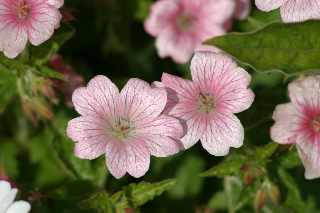
#> input picture MSRC_ObjCategImageDatabase_v2/Images/10_12_s.bmp, 320 x 213 px, found by its file name; its folder holds only this picture in this run
$ python cvpr_computedescriptors.py
#> lines starting #> are read from the running program, lines starting #| are printed output that depends on the picture
import os
import cv2.xfeatures2d
import numpy as np
import cv2
from scipy.ndimage import convolve
import scipy.io as sio
import matplotlib.pyplot as plt
from sklearn.cluster import KMeans
from sklearn.neighbors import NearestNeighbors

DATASET_FOLDER = 'MSRC_ObjCategImageDatabase_v2'
OUT_FOLDER = 'descriptors'
OUT_SUBFOLDER = 'edgehisto_10'  # 'globalRGBhisto', 'edgehisto', 'BagofVisualWords'

descriptor = 'EdgeOrientationHistogram'  # 'GlobalColourHistogram', 'EdgeOrientationHistogram', 'BoVW'
level_quntization = 10  # colour 3(27), 4(64), 5(125)
                       # edge 10, 20, 60
num_clusters = 50


def extract_sift_features(image):
    # Create the SIFT object
    sift = cv2.SIFT_create()

    # Compute the keypoints and descriptors
    keypoints, descriptors = sift.detectAndCompute(image, None)

    return keypoints, descriptors

def create_codebook(descriptors, num_clusters):
    # Create the KMeans object
    kmeans = KMeans(n_clusters=num_clusters, random_state=0)
    kmeans.fit(descriptors)

    # Get the codebook
    codebook = kmeans.cluster_centers_

    return codebook

def compute_histogram(descriptors, codebook):
    # Assign each descriptor to the nearest cluster center with the NearestNeighbors class
    nn = NearestNeighbors(n_neighbors=1)
    nn.fit(codebook)
    distances, indices = nn.kneighbors(descriptors)

    # Compute the histogram
    labels = indices.flatten()
    histogram, _ = np.histogram(labels, bins=np.arange(codebook.shape[0] + 1))

    return histogram

def extractDescriptor(img, descriptor, Q=level_quntization):
#> called with descriptor = 'EdgeOrientationHistogram', Q = 10
    if descriptor == 'GlobalColourHistogram':
        # Split the image into RGB channels and reshape each to a flat array
        R, G, B = img[:, :, 0].ravel(), img[:, :, 1].ravel(), img[:, :, 2].ravel()

        # Quantize the RGB values and create histogram bins
        R_index = np.floor(R * Q).astype(int)
        G_index = np.floor(G * Q).astype(int)
        B_index = np.floor(B * Q).astype(int)

        # Create a unique bin index for each quantized RGB triplet
        N = R_index * (Q**2) + G_index * Q + B_index
        bins = Q ** 3
        histogram, _ = np.histogram(N, bins=np.arange(bins + 1))

        F = histogram / np.sum(histogram)

        return F

    elif descriptor == 'EdgeOrientationHistogram':
        # Convert to grayscale
        # Convert to float32 if not already
        if img.dtype != np.float32:
            img = img.astype(np.float32)

        gray_float32 = cv2.cvtColor(img, cv2.COLOR_BGR2GRAY)
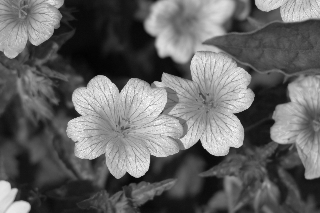
#> gray_float32: shape (213, 320) float32; min 0.00921, max 0.987, mean 0.396
        gray = gray_float32.astype(np.float64)

        # sobel kernels
        sobel_x_kernel = np.array([[1, 0, -1],
                                   [2, 0, -2],
                                   [1, 0, -1]])

        sobel_y_kernel = np.array([[1, 2, 1],
                                   [0, 0, 0],
                                   [-1, -2, -1]])

        sobel_x = convolve(gray, sobel_x_kernel)
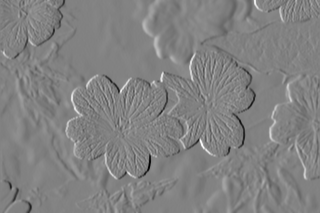
#> sobel_x: shape (213, 320) float64; min -3.01, max 2.89, mean 2.01e-05; drawn with min black and max white
        sobel_y = convolve(gray, sobel_y_kernel)
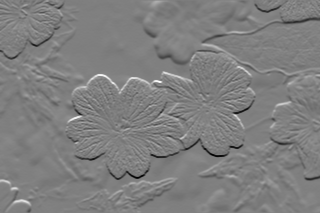
#> sobel_y: shape (213, 320) float64; min -2.93, max 2.91, mean -0.00908; drawn with min black and max white

        # Compute gradient magnitude and direction
        mag = np.sqrt(np.multiply(sobel_x, sobel_x) + np.multiply(sobel_y, sobel_y))
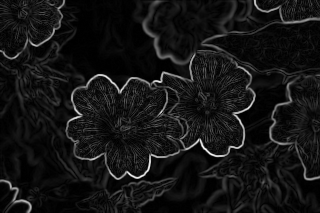
#> mag: shape (213, 320) float64; min 0, max 3.29, mean 0.269; drawn with min black and max white
        angle = np.arctan2(sobel_y, sobel_x) * (180 / np.pi)
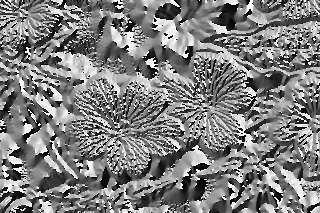
#> angle: shape (213, 320) float64; min -180, max 180, mean -0.5; drawn with min black and max white
        angle = np.mod(angle, 180)
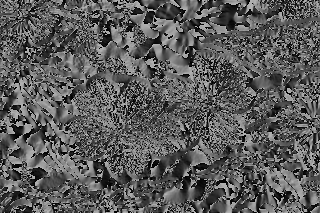
#> angle: shape (213, 320) float64; min 0, max 180, mean 91
        # Compute the histogram
        local_histogram, _ = np.histogram(angle, bins=Q, range=(0, 180), weights=mag)
#> local_histogram = [1899.2, 1721.7, 1676.7, 1818.2, 1990, 1790.7, 1831.3, 1774.5, 1856.9, 1974.6]

        F = local_histogram / np.sum(local_histogram)
#> F = [0.104, 0.0939, 0.0915, 0.0992, 0.109, 0.0977, 0.0999, 0.0968, 0.101, 0.108]

    elif descriptor == 'BoVW':
        # Convert to grayscale
        if img.dtype != np.uint8:
            img = (img*255).astype(np.uint8)

        gray = cv2.cvtColor(img, cv2.COLOR_BGR2GRAY)

        # Extract SIFT features
        # Create the SIFT object
        sift = cv2.SIFT_create()

        # Compute the keypoints and descriptors
        keypoints, descriptors = sift.detectAndCompute(gray, None)

        F = descriptors
        # [22 lines of commented-out code are left out]

    else:
        raise ValueError('Invalid descriptor')

    return F

# Ensure the output directory exists
os.makedirs(os.path.join(OUT_FOLDER, OUT_SUBFOLDER), exist_ok=True)

# Iterate through all BMP files in the dataset folder
filenames = os.listdir(os.path.join(DATASET_FOLDER, 'Images'))
for filename in filenames:
    if filename.endswith(".bmp"):
        print(f"Processing file {filename}")
        img_path = os.path.join(DATASET_FOLDER, 'Images', filename)
        img = cv2.imread(img_path).astype(np.float64) / 255.0  # Normalize the image
        fout = os.path.join(OUT_FOLDER, OUT_SUBFOLDER, filename.replace('.bmp', '.mat'))

        # Call extractDescriptor to get the descriptor
        F = extractDescriptor(img, descriptor)

        # Save the descriptor to a .mat file
        sio.savemat(fout, {'F': F})

$ run again, on MSRC_ObjCategImageDatabase_v2/Images/11_2_s.bmp
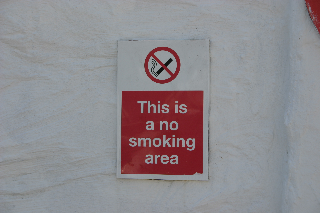
#> input picture MSRC_ObjCategImageDatabase_v2/Images/11_2_s.bmp, 320 x 213 px, found by its file name
#> in extractDescriptor, `mag = np.sqrt(np.multiply(sobel_x, sobel_x) + np.multiply(sobel_y, sob..`:
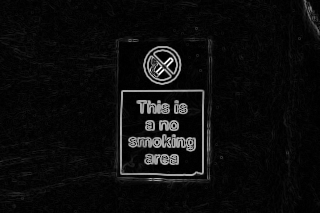
#> mag: shape (213, 320) float64; min 6.1e-05, max 2.23, mean 0.114; drawn with min black and max white
#> in extractDescriptor, `angle = np.mod(angle, 180)`:
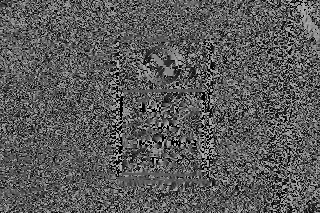
#> angle: shape (213, 320) float64; min 0, max 180, mean 91.1
#> local_histogram = [1153.9, 449.7, 638.6, 548.5, 998.6, 1027.6, 611.1, 726, 526.4, 1058.3]
#> in extractDescriptor, `F = local_histogram / np.sum(local_histogram)`: F = [0.149, 0.0581, 0.0825, 0.0709, 0.129, 0.133, 0.079, 0.0938, 0.068, 0.137]
